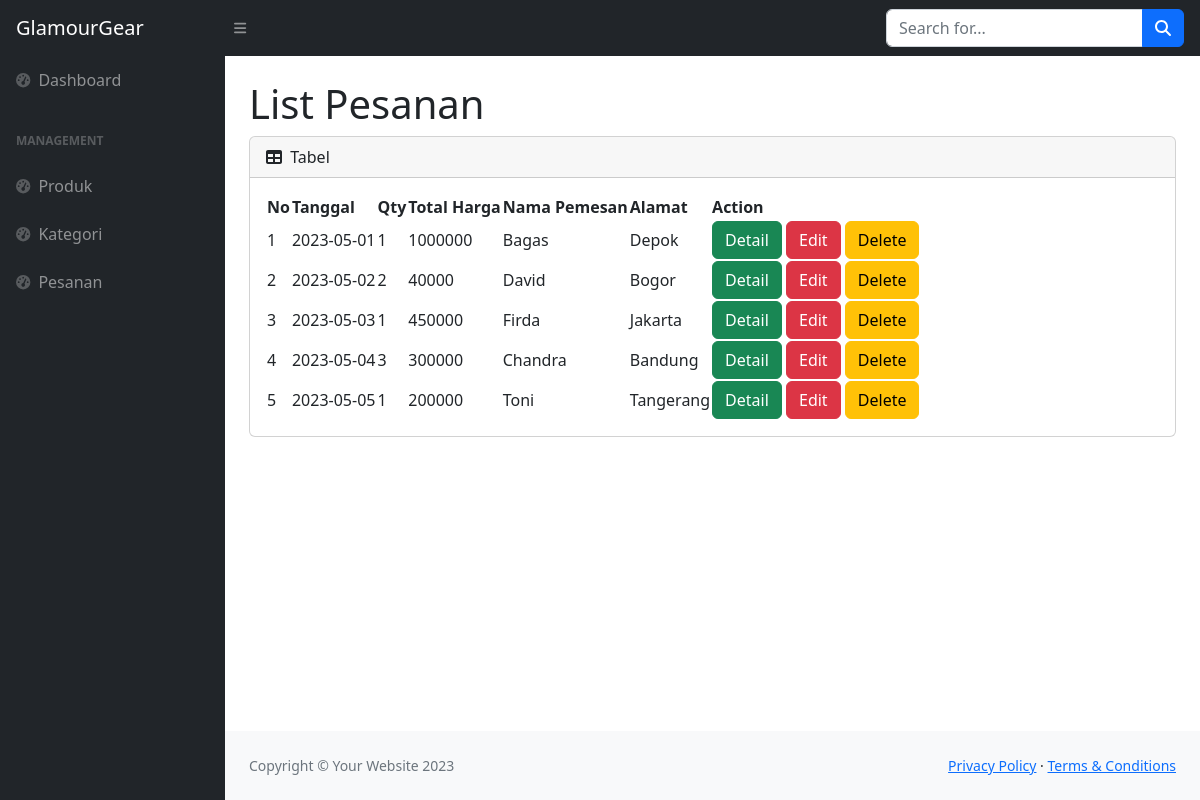
Page /backend/list_pesanan.php on the committed database.
### tables this page shows
CREATE TABLE `pesanan` (
  `id` int(11) NOT NULL,
  `tanggal` date NOT NULL,
  `qty` int(11) NOT NULL,
  `total_harga` int(11) NOT NULL,
  `nama_pemesan` varchar(45) NOT NULL,
  `alamat` text NOT NULL
);

### backend/list_pesanan.php (the view)
<!DOCTYPE html>
<html lang="en">
<?php include('plugins/header.php'); ?>
<?php include('config/dbkoneksi.php'); ?>
<?php
$sql = "SELECT * FROM pesanan";
$rs = $dbh->query($sql);
?>
<body class="sb-nav-fixed">
    <?php include('plugins/navbar.php'); ?>
    <div id="layoutSidenav">
        <?php include('plugins/sidebar.php'); ?>
        <div id="layoutSidenav_content">
            <main>
                <div class="container-fluid px-4">
                    <h1 class="mt-4">List Pesanan</h1>
                    <div class="card mb-4">
                        <div class="card-header">
                            <i class="fas fa-table me-1"></i>
                            Tabel
                        </div>
                        <div class="card-body">
                            <table id="datatablesSimple">
                                <thead>
                                    <tr>
                                        <th>No</th>
                                        <th>Tanggal</th>
                                        <th>Qty</th>
                                        <th>Total Harga</th>
                                        <th>Nama Pemesan</th>
                                        <th>Alamat</th>
                                        <th>Action</th>
                                    </tr>
                                </thead>
                                <tbody>
                                    <?php
                                    $nomor = 0;
                                    foreach ($rs as $row) {
                                        $nomor++
                                            ?>
                                        <tr>
                                            <td>
                                                <?php echo $nomor; ?>
                                            </td>
                                            <td>
                                                <?php echo $row['tanggal']; ?>
                                            </td>
                                            <td>
                                                <?php echo $row['qty']; ?>
                                            </td>
                                            <td>
                                                <?php echo $row['total_harga']; ?>
                                            </td>
                                            <td>
                                                <?php echo $row['nama_pemesan']; ?>
                                            </td>
                                            <td>
                                                <?php echo $row['alamat']; ?>
                                            </td>
                                            <td>
                                                <a class="btn btn-success"
                                                    href="detail_pesanan.php?id=<?= $row['id'] ?>">Detail</a>
                                                <a class="btn btn-danger" href="edit/edit_pesanan.php?idedit=<?= $row['id'] ?>">Edit</a>
                                                <a class="btn btn-warning" href="delete/delete_pesanan.php?iddelete=<?= $row['id'] ?>"
                                                    onclick="if(!confirm('Anda Yakin Hapus Data Pesanan <?= $row['nama_pemesan'] ?>?')) {return false}">Delete</a>
                                            </td>
                                        </tr>
                                    <?php } ?>
                                </tbody>
                            </table>
                        </div>
                    </div>
                </div>
            </main>
            <?php include('plugins/footer.php'); ?>
        </div>
    </div>
</body>
</html>

### rows in the picture
pesanan: tanggal "2023-05-01", qty "1", total_harga "1000000", nama_pemesan "Bagas", alamat "Depok"
pesanan: tanggal "2023-05-02", qty "2", total_harga "40000", nama_pemesan "David", alamat "Bogor"
pesanan: tanggal "2023-05-03", qty "1", total_harga "450000", nama_pemesan "Firda", alamat "Jakarta"
pesanan: tanggal "2023-05-04", qty "3", total_harga "300000", nama_pemesan "Chandra", alamat "Bandung"
pesanan: tanggal "2023-05-05", qty "1", total_harga "200000", nama_pemesan "Toni", alamat "Tangerang"
